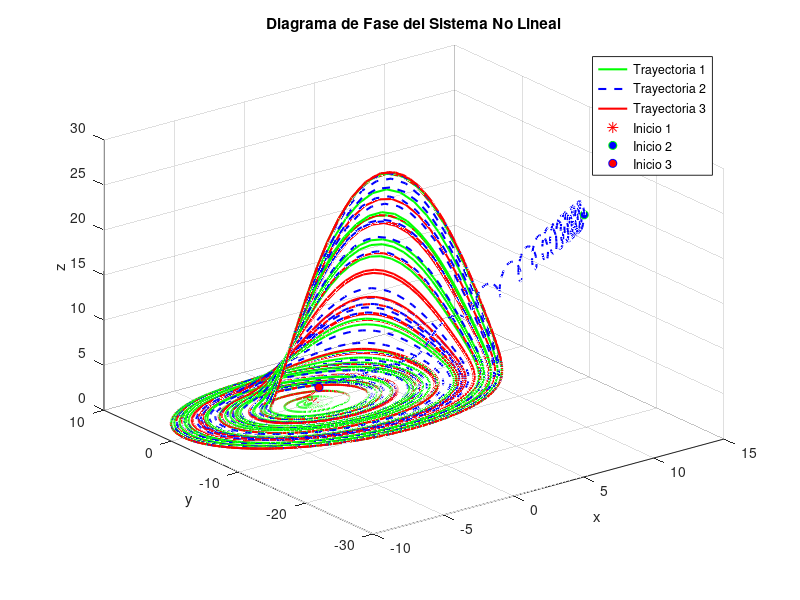
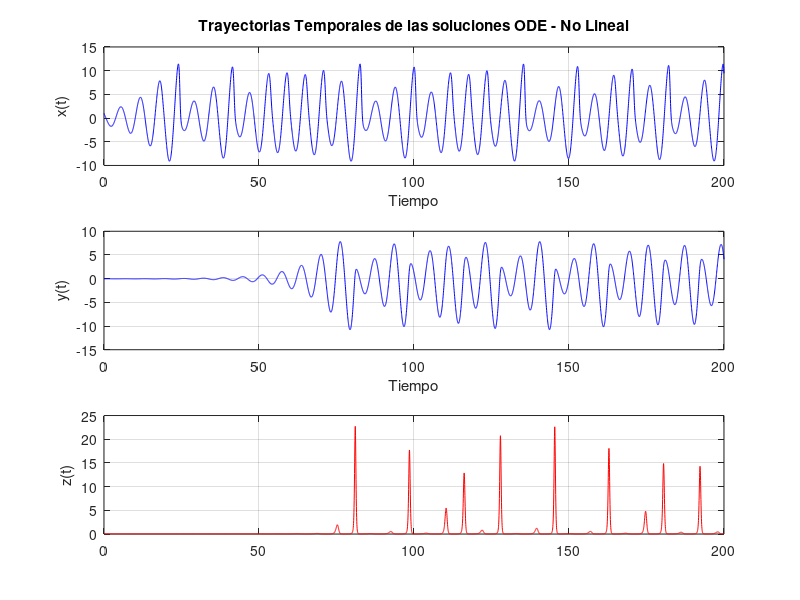
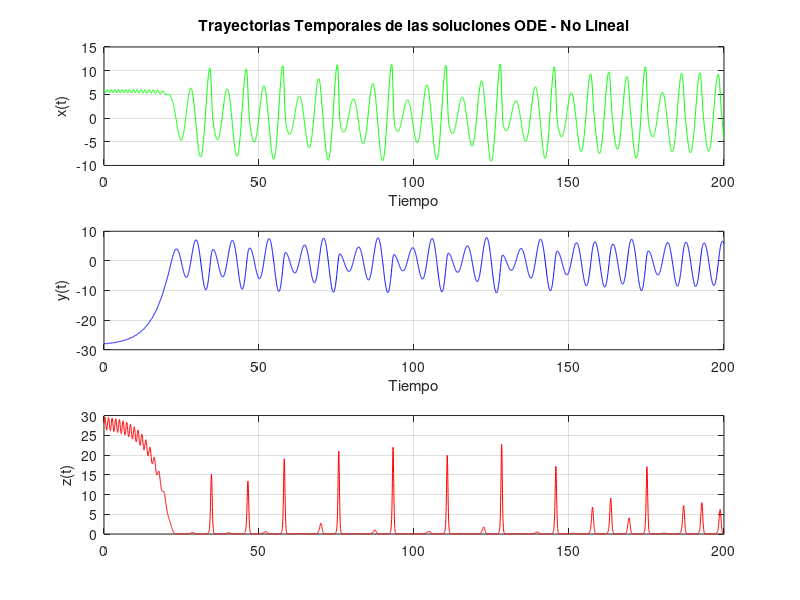
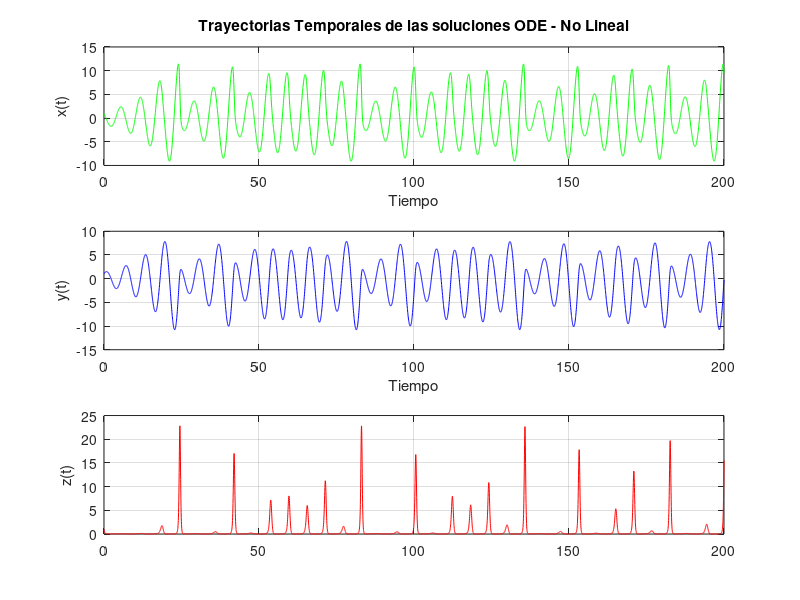

Recreate these plots in MATLAB, in order. (Note: this script raises an error after producing the figures.)
clc
clear
close all
n=0;
%% Parámetros del sistema
a = 0.2; b = 0.2; c = 5.7;

% Condiciones iniciales
xi_0 = [0.01, -0.03, 0.04]; %antes del primer punto de eq
xi_1 = [6, -28, 28];%desp del 1ro antes del segundo
xi_2 = [1 1 1]; %despues del segundo


% Ventana temporal
t_span = linspace(0, 200, 5000);

% Sistema de Rössler

rossler = @(t,x) [-x(2) - x(3);
           x(1) + a*x(2);
           b + x(3)*(x(1) - c)];

% Resolución
[t, cond1] = ode45(rossler, t_span, xi_0);
[~, cond2] = ode45(rossler, t_span, xi_1);
[~, cond3] = ode45(rossler, t_span, xi_2);

%% TRAYECTORIAS TEMPORALES SISTEMA NO LINEALIZADO
n=n+1;
figure(n);
plot3(cond1(:, 1), cond1(:, 2), cond1(:, 3), 'g-', 'LineWidth', 1.5); hold on;
plot3(cond2(:, 1), cond2(:, 2), cond2(:, 3), 'b--', 'LineWidth', 1.5);
plot3(cond3(:, 1), cond3(:, 2), cond3(:, 3), 'r-', 'LineWidth', 1.5);
plot3(xi_0(1), xi_0(2), xi_0(3), 'r*', 'MarkerSize',10,'MarkerFaceColor', 'g'); % Inicio X01
plot3(xi_1(1), xi_1(2), xi_1(3), 'go', 'MarkerFaceColor', 'b'); % Inicio x1
plot3(xi_2(1), xi_2(2), xi_2(3), 'bo', 'MarkerFaceColor', 'r'); % Inicio x2
xlabel('x'); ylabel('y'); zlabel('z');
title('Diagrama de Fase del Sistema No Lineal');
legend('Trayectoria 1', 'Trayectoria 2', 'Trayectoria 3', 'Inicio 1', 'Inicio 2', 'Inicio 3');
grid on;hold off;

% Gráfico de trayectorias temporales sistema no linealizado PRIMER PUNTO INICIAL
n=n+1;
figure(n);
subplot(3,1,1)
plot(t, cond1(:,1), 'g'); 
plot(t, cond2(:,1), 'r'); 
plot(t, cond3(:,1), 'b'); 
xlabel('Tiempo');
ylabel('x(t)');
xlim([0 200]);
title('Trayectorias Temporales de las soluciones ODE - No Lineal');
grid on
subplot(3,1,2)
plot(t, cond1(:,2), 'b'); 
xlabel('Tiempo');
ylabel('y(t)');
xlim([0 200]);
grid on
subplot(3,1,3)
plot(t, cond1(:,3), 'r'); 
ylabel('z(t)');
xlim([0 200]);
grid on;


% Gráfico de trayectorias temporales sistema no linealizado SEGUNDO PUNTO INICIAL
n=n+1;
figure(n);
subplot(3,1,1)
plot(t, cond2(:,1), 'g'); 
xlabel('Tiempo');
ylabel('x(t)');
xlim([0 200]);
title('Trayectorias Temporales de las soluciones ODE - No Lineal');
grid on
subplot(3,1,2)
plot(t, cond2(:,2), 'b'); 
xlabel('Tiempo');
ylabel('y(t)');
xlim([0 200]);
grid on
subplot(3,1,3)
plot(t, cond2(:,3), 'r'); 
ylabel('z(t)');
xlim([0 200]);
grid on;


% Gráfico de trayectorias temporales sistema no linealizado TERCER PUNTO INICIAL
n=n+1;
figure(n);
subplot(3,1,1)
plot(t, cond3(:,1), 'g'); 
xlabel('Tiempo');
ylabel('x(t)');
xlim([0 200]);
title('Trayectorias Temporales de las soluciones ODE - No Lineal');
grid on
subplot(3,1,2)
plot(t, cond3(:,2), 'b'); 
xlabel('Tiempo');
ylabel('y(t)');
xlim([0 200]);
grid on
subplot(3,1,3)
plot(t, cond3(:,3), 'r'); 
ylabel('z(t)');
xlim([0 200]);
grid on;


%% prube chat
n = n + 1;
figure(n);

% Ajustar tamaño y fuente
set(gcf, 'Position', [100, 100, 800, 600]); % tamaño ventana
sgtitle('Trayectorias Temporales de las soluciones ODE - No Lineal para 3 condiciones iniciales', ...
        'FontSize', 20, 'FontWeight', 'bold'); % título general

% Paleta de colores
col1 = [0 0.6 0];    % Verde intenso
col2 = [0 0 0.8];    % Azul profundo
col3 = [0.8 0 0];    % Rojo fuerte

% Subplot 1: X(t)
subplot(3,1,1);
plot(t, cond1(:,1), 'Color', col1, 'LineWidth', 0.5); hold on;
plot(t, cond2(:,1), 'Color', col2, 'LineWidth', 0.5);
plot(t, cond3(:,1), 'Color', col3, 'LineWidth', 0.5);
xlabel('Tiempo', 'FontSize', 12);
ylabel('x(t)', 'FontSize', 12);
title('Variación de X', 'FontSize', 12);
xlim([0 200]);
legend('x01', 'x02', 'x03', 'Location', 'best');
grid on;

% Subplot 2: Y(t)
subplot(3,1,2);
plot(t, cond1(:,2), 'Color', col1, 'LineWidth', 0.5); hold on;
plot(t, cond2(:,2), 'Color', col2, 'LineWidth', 0.5);
plot(t, cond3(:,2), 'Color', col3, 'LineWidth', 0.5);
xlabel('Tiempo', 'FontSize', 12);
ylabel('y(t)', 'FontSize', 12);
title('Variación de Y', 'FontSize', 12);
xlim([0 200]);
grid on;

% Subplot 3: Z(t)
subplot(3,1,3);
plot(t, cond1(:,3), 'Color', col1, 'LineWidth', 0.5); hold on;
plot(t, cond2(:,3), 'Color', col2, 'LineWidth', 0.5);
plot(t, cond3(:,3), 'Color', col3, 'LineWidth', 0.5);
xlabel('Tiempo', 'FontSize', 12);
ylabel('z(t)', 'FontSize', 12);
title('Variación de Z', 'FontSize', 12);
xlim([0 200]);
grid on;
%% Puntos de equilibrio
F = @(x) [-x(2) - x(3);
           x(1) + a*x(2);
           b + x(3)*(x(1) - c)];

f=@(z) a*z^2-c*z+b; %3ra ecuacion despejada

z_1=fzero(f,0);z_2=fzero(f,20);

xeq1= [z_1*a;-z_1;z_1]; xeq2= [z_2*a;-z_2;z_2];

disp('Puntos de equilibrio:')
disp(xeq1')
disp(xeq2')
%% prube chat
% Supongamos que ya tienes cond1, cond2, cond3 definidos (trayectorias)
% y xi_0, xi_1, xi_2 como puntos iniciales.
n=n+1;
figure(n);
set(gcf,'Color','w'); % Fondo blanco

% Colores para cada condición
colors = {'g','b','r'}; % verde, azul, rojo

% --- Subplot 1: Plano XY ---
subplot(2,2,1);
plot(cond1(:,1), cond1(:,2), 'Color', colors{1}, 'LineWidth', .5); hold on;
plot(cond2(:,1), cond2(:,2), 'Color', colors{2}, 'LineWidth', .5);
plot(cond3(:,1), cond3(:,2), 'Color', colors{3}, 'LineWidth', .5);
plot(xi_0(1), xi_0(2), '*', 'Color', colors{1}, 'MarkerSize', 8);
plot(xi_1(1), xi_1(2), 'o', 'Color', colors{2}, 'MarkerSize', 6);
plot(xi_2(1), xi_2(2), 'o', 'Color', colors{3}, 'MarkerSize', 6);
legend('Trayectoria 1', 'Trayectoria 2', 'Trayectoria 3', 'Inicio 1', 'Inicio 2', 'Inicio 3','FontSize', 16);
xlabel('X'); ylabel('Y'); title('Plano XY'); grid on; axis tight;

% --- Subplot 2: Plano ZX ---
subplot(2,2,2);
plot(cond1(:,3), cond1(:,1), 'Color', colors{1}, 'LineWidth', .5); hold on;
plot(cond2(:,3), cond2(:,1), 'Color', colors{2}, 'LineWidth', .5);
plot(cond3(:,3), cond3(:,1), 'Color', colors{3}, 'LineWidth', .5);
plot(xi_0(3), xi_0(1), '*', 'Color', colors{1}, 'MarkerSize', 8);
plot(xi_1(3), xi_1(1), 'o', 'Color', colors{2}, 'MarkerSize', 6);
plot(xi_2(3), xi_2(1), 'o', 'Color', colors{3}, 'MarkerSize', 6);
xlabel('Z'); ylabel('X'); title('Plano ZX'); grid on; axis tight;

% --- Subplot 3: Plano YZ ---
subplot(2,2,3);
plot(cond1(:,2), cond1(:,3), 'Color', colors{1}, 'LineWidth', .5); hold on;
plot(cond2(:,2), cond2(:,3), 'Color', colors{2}, 'LineWidth', .5);
plot(cond3(:,2), cond3(:,3), 'Color', colors{3}, 'LineWidth', .5);
plot(xi_0(2), xi_0(3), '*', 'Color', colors{1}, 'MarkerSize', 8);
plot(xi_1(2), xi_1(3), 'o', 'Color', colors{2}, 'MarkerSize', 6);
plot(xi_2(2), xi_2(3), 'o', 'Color', colors{3}, 'MarkerSize', 6);
xlabel('Y'); ylabel('Z'); title('Plano YZ'); grid on; axis tight;

% --- Subplot 4: Vista 3D ---
subplot(2,2,4);
plot3(cond1(:,1), cond1(:,2), cond1(:,3), 'Color', colors{1}, 'LineWidth', .5); hold on;
plot3(cond2(:,1), cond2(:,2), cond2(:,3), 'Color', colors{2}, 'LineWidth', .5);
plot3(cond3(:,1), cond3(:,2), cond3(:,3), 'Color', colors{3}, 'LineWidth', .5);
plot3(xi_0(1), xi_0(2), xi_0(3), '*', 'Color', colors{1}, 'MarkerSize', 8);
plot3(xi_1(1), xi_1(2), xi_1(3), 'o', 'Color', colors{2}, 'MarkerSize', 6);
plot3(xi_2(1), xi_2(2), xi_2(3), 'o', 'Color', colors{3}, 'MarkerSize', 6);
xlabel('X'); ylabel('Y'); zlabel('Z'); title('Vista 3D');



%% Matriz Jacobiana
syms x y z
f1 = -y - z;
f2 = x + a*y;
f3 = b + z*(x - c);
Fv = [f1; f2; f3];
% Jacobiana simbólica
J = jacobian(Fv, [x y z]);
disp('Matriz Jacobiana simbólica:')
disp(J)

%% Linearizacion del sistema sin condiciones iniciales
disp('Jacobiana en el punto de equilibrio x1:')
J_eval1 = double(subs(J, [x y z], xeq1'));
disp(J_eval1)

f_lin1 = @(t, X) J_eval1 * X; %declaracion de la funcion 

disp('Jacobiana en el punto de equilibrio x2:')
J_eval2 = double(subs(J, [x y z], xeq2'));
disp(J_eval2)

f_lin2 = @(t, X) J_eval2 * X;


t_span = linspace(0, 50, 2000); %para sistema lineal necesito tiempo más corto

% Simulación
[t, X1] = ode45(f_lin1, t_span, xeq1); %pasar xeq1 ya lo resta
[~, X2] = ode45(f_lin2, t_span, xeq2);

% Gráfico
n=n+1;
figure(n);
subplot(2,1,1)
plot(t, X1);
xlabel('Tiempo'); ylabel('Estados');
title('Comportamiento del sistema linealizado alrededor de x1');
legend('x', 'y', 'z');
grid on;
subplot(2,1,2)
plot(t, X2);
xlabel('Tiempo'); ylabel('Estados');
title('Comportamiento del sistema linealizado alrededor de x2');
legend('x', 'y', 'z');
grid on;

%% Autovalores
lambda1 = eig(J_eval1);
lambda2 = eig(J_eval2);
disp('Autovalores calculados en MATLAB:')
disp('Para el primer punto de equilibrio')
disp(lambda1)
disp('Para el segundo punto de equilibrio')
disp(lambda2)

%% Autovectores

% Calcular autovectores para J_eval1 y J_eval2
[V1, D1] = eig(J_eval1);  % V1 = autovectores, D1 = autovalores en diagonal
[V2, D2] = eig(J_eval2);

disp('Autovectores para el primer punto de equilibrio:')
disp(V1)

disp('Autovectores para el segundo punto de equilibrio:')
disp(V2)


% Método manual usando null()
autovectores1 = zeros(size(J_eval1)); % inicializar
for i = 1:length(lambda1)
    v = null(J_eval1 - lambda1(i)*eye(size(J_eval1)));
    autovectores1(:,i) = v; % guardar autovector
end

autovectores2 = zeros(size(J_eval2));
for i = 1:length(lambda2)
    v = null(J_eval2 - lambda2(i)*eye(size(J_eval2)));
    autovectores2(:,i) = v;
end

disp('Autovectores para J_eval1:')
disp(autovectores1)

disp('Autovectores para J_eval2:')
disp(autovectores2)



%% Matriz de transicion de estados


%% Matriz fundamental

%% Simulaciones para modelo linealizado - Diagramas de Fase

% Repetición simulaciones con condiciones iniciales originales

% Llevar condiciones iniciales al sistema de coordenadas de xeq1 - mover
% centro de referencia

% condiciones iniciales a partir de mi nuevo cero (perturbación = C.I. originales - punto de equilibrio)
X0_lin1_a = xi_0' - xeq1; % C.I. 1 (desde xi_0)
X0_lin1_b = xi_1' - xeq1; % C.I. 2 (desde xi_1)
X0_lin1_c = xi_2' - xeq1; % C.I. 3 (desde xi_2)

% Simulación de las 3 trayectorias para diferentes CI, para el sistema linealizado f_lin1
[t1a, X1a] = ode45(f_lin1, t_span, X0_lin1_a);
[t1b, X1b] = ode45(f_lin1, t_span, X0_lin1_b);
[t1c, X1c] = ode45(f_lin1, t_span, X0_lin1_c);

% Diagrama de fase para el sistema linealizado alrededor de Xeq1
n=n+1;
figure(n);

plot3(X1a(:, 1), X1a(:, 2), X1a(:, 3), 'g-', 'LineWidth', 1.5); hold on;
plot3(X1b(:, 1), X1b(:, 2), X1b(:, 3), 'b--', 'LineWidth', 1.5);
plot3(X1c(:, 1), X1c(:, 2), X1c(:, 3), 'r:', 'LineWidth', 1.5);

% Marco el origen, que es el punto xeq1 en este sistema
plot3(0, 0, 0, 'k*', 'MarkerSize', 15, 'LineWidth', 2); 
title('Diagrama de Fase - Sistema Linealizado alrededor de Xeq1');
xlabel('x'); ylabel('y'); zlabel('z');
legend('Cond. iniciales xi_0', 'Cond. iniciales xi_1', 'Cond. iniciales xi_2', 'Punto de Equilibrio Xeq1');
grid on; hold off;
axis equal;

%PUNTO DE EQUILIBRIO 2
% (perturbación = C.I. originales - punto de equilibrio)
X0_lin2_a = xi_0' - xeq2; % C.I. 1 (desde xi_0)
X0_lin2_b = xi_1' - xeq2; % C.I. 2 (desde xi_1)
X0_lin2_c = xi_2' - xeq2; % C.I. 3 (desde xi_2)

% Simulación de las 3 trayectorias para diferentes CI, para el sistema linealizado f_lin2
[t2a, X2a] = ode45(f_lin2, t_span, X0_lin2_a);
[t2b, X2b] = ode45(f_lin2, t_span, X0_lin2_b);
[t2c, X2c] = ode45(f_lin2, t_span, X0_lin2_c);

% Diagrama de fase para el sistema linealizado alrededor de Xeq1
n=n+1;
figure(n);

plot3(X2a(:, 1), X2a(:, 2), X2a(:, 3), 'g-', 'LineWidth', 1.5); hold on;
plot3(X2b(:, 1), X2b(:, 2), X2b(:, 3), 'b--', 'LineWidth', 1.5);
plot3(X2c(:, 1), X2c(:, 2), X2c(:, 3), 'r:', 'LineWidth', 1.5);

% Marco el origen, que es el punto xeq1 en este sistema
plot3(0, 0, 0, 'k*', 'MarkerSize', 15, 'LineWidth', 2); 
title('Diagrama de Fase - Sistema Linealizado alrededor de Xeq2');
xlabel('x'); ylabel('y'); zlabel('z');
legend('Cond. iniciales xi_0', 'Cond. iniciales xi_1', 'Cond. iniciales xi_2', 'Punto de Equilibrio Xeq2');
grid on; hold off;
axis equal;

%% Soluciones para sistema linealizado

% Convertir soluciones linealizadas a coordenadas originales
X1a_orig = X1a + xeq1';
X1b_orig = X1b + xeq1';
X1c_orig = X1c + xeq1';

X2a_orig = X2a + xeq2';
X2b_orig = X2b + xeq2';
X2c_orig = X2c + xeq2';

% -------- Xeq1 --------
n = n + 1;
figure(n);

% x(t)
subplot(3,1,1);
plot(t1a, X1a_orig(:,1), 'g'); hold on;
plot(t1a, X1b_orig(:,1), 'r');
plot(t1a, X1c_orig(:,1), 'b');
xlabel('Tiempo'); ylabel('x(t)');
title('Soluciones Temporales Linealizado en Xeq1 (coordenadas originales)');
legend('xi_0','xi_1','xi_2','Location','best'); grid on;
xlim([0 5]);   % <-- aplicar al final

% y(t)
subplot(3,1,2);
plot(t1a, X1a_orig(:,2), 'g'); hold on;
plot(t1a, X1b_orig(:,2), 'r');
plot(t1a, X1c_orig(:,2), 'b');
xlabel('Tiempo'); ylabel('y(t)'); grid on;
legend('xi_0','xi_1','xi_2','Location','best');
xlim([0 5]);   % <-- aplicar al final

% z(t)
subplot(3,1,3);
plot(t1a, X1a_orig(:,3), 'g'); hold on;
plot(t1a, X1b_orig(:,3), 'r');
plot(t1a, X1c_orig(:,3), 'b');
xlabel('Tiempo'); ylabel('z(t)'); grid on;
legend('xi_0','xi_1','xi_2','Location','best');
xlim([0 5]);   % <-- aplicar al final


% -------- Xeq2 --------
n = n + 1;
figure(n);

% x(t)
subplot(3,1,1);
plot(t2a, X2a_orig(:,1), 'g'); hold on;
plot(t2a, X2b_orig(:,1), 'r');
plot(t2a, X2c_orig(:,1), 'b');
xlabel('Tiempo'); ylabel('x(t)');
title('Soluciones Temporales Linealizado en Xeq2 (coordenadas originales)');
legend('xi_0','xi_1','xi_2','Location','best'); grid on;
xlim([0 5]);   % <-- aplicar al final

% y(t)
subplot(3,1,2);
plot(t2a, X2a_orig(:,2), 'g'); hold on;
plot(t2a, X2b_orig(:,2), 'r');
plot(t2a, X2c_orig(:,2), 'b');
xlabel('Tiempo'); ylabel('y(t)'); grid on;
legend('xi_0','xi_1','xi_2','Location','best');
xlim([0 5]);   % <-- aplicar al final

% z(t)
subplot(3,1,3);
plot(t2a, X2a_orig(:,3), 'g'); hold on;
plot(t2a, X2b_orig(:,3), 'r');
plot(t2a, X2c_orig(:,3), 'b');
xlabel('Tiempo'); ylabel('z(t)'); grid on; 
legend('xi_0','xi_1','xi_2','Location','best');
xlim([0 5]);
%% Función Transferencia

%comienzo con 1 0 0 para observar la salida de X
A1 = J_eval1; %xeq1
A2 = J_eval2; %xeq2
B = [0 1; 1 0; 0 0]; % B =  matriz de entrada del sistema en espacio de estados -> matriz columnade 3x1 = el sistema tiene 3 estados
C = [1 0 0]; % C = matriz salida 
D = [0 0]; % matriz de transmisión directa del sistema -> como no hay se pone 0

[num1_in1, den1] = ss2tf(A1, B, C, D, 1); 
[num1_in2, ~]   = ss2tf(A1, B, C, D, 2); % El 2 es porque es para la entrada 2, como B es 3x2 tengo 2 entradas

[num2_in1, den2] = ss2tf(A2, B, C, D, 1); 
[num2_in2, ~]   = ss2tf(A2, B, C, D, 2); 

% Crea la función de transferencia a partir de los coeficientes del numerador y denominador obtenidos.
% x1eq
G1_in1 = tf(num1_in1, den1); % Entrada 1
G1_in2 = tf(num1_in2, den1); % Entrada 2
%disp('Función de Transferencia G1(s) [U(s) -> X(s)] para Xeq1:');
%disp(G1_tf);

% x2eq
G2_in1 = tf(num2_in1, den2);
G2_in2 = tf(num2_in2, den2);

%disp('Función de Transferencia G2(s) [U(s) -> X(s)] para Xeq2:');
%disp(G2_tf);

%% Respuesta al Impulso 

%Graficos
n=n+1;
figure(n);
subplot(2,2,1);
impulse(G1_in1, t);
title('Respuesta al Impulso - Entrada 1');
xlabel('Tiempo');
ylabel('Amplitud');
grid on;

subplot(2,2,2);
impulse(G1_in2, t);
title('Respuesta al Impulso - Entrada 2');
xlabel('Tiempo');
ylabel('Amplitud');
grid on;

sgtitle('Sistema linealizado alrededor de Xeq1')

n=n+1;
figure(n);
subplot(2,2,1);
impulse(G2_in1, t);
title('Respuesta al Impulso - Entrada 1');
xlabel('Tiempo');
ylabel('Amplitud');
grid on;

subplot(2,2,2);
impulse(G2_in2, t);
title('Respuesta al Impulso - Entrada 2');
xlabel('Tiempo');
ylabel('Amplitud');
grid on;

sgtitle('Sistema linealizado alrededor de Xeq2')


%% Respuesta al escalon

%Graficos
n=n+1;
figure(n);
subplot(2,2,1);
step(G1_in1, t);
title('Respuesta al Escalon - Entrada 1');
xlabel('Tiempo');
ylabel('Amplitud');
grid on;

subplot(2,2,2);
step(G1_in2, t);
title('Respuesta al Escalon - Entrada 2');
xlabel('Tiempo');
ylabel('Amplitud');
grid on;

sgtitle('Sistema linealizado alrededor de Xeq1')

n=n+1;
figure(n);

subplot(2,2,1);
step(G2_in1, t);
title('Respuesta al Escalon - Entrada 1');
xlabel('Tiempo');
ylabel('Amplitud');
grid on;

subplot(2,2,2);
step(G2_in2, t);
title('Respuesta al Escalon - Entrada 2');
xlabel('Tiempo');
ylabel('Amplitud');
grid on;

sgtitle('Sistema linealizado alrededor de Xeq2')